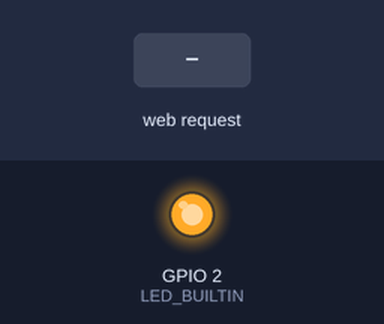
This sketch was run on a simulated ESP8266 (Wemos D1 mini). Shown: output pins drawn as LEDs (lit = HIGH, except the on-board LED, lit = LOW). The inputs (shaded band) are chosen by the test bench. WiFi joins after 1.5 s; servers stay silent unless stated; what the sketch prints to the serial monitor is not drawn.

Above: at 2.7 s.
2.8 s: HTTP request GET /gpio/0 received
At 3.8 s:
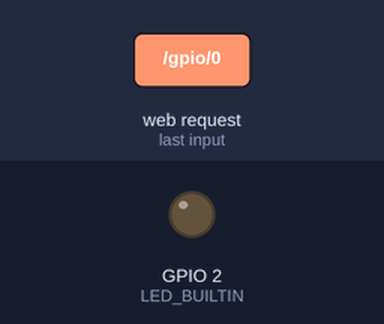
4.3 s: HTTP request GET /gpio/1 received
At 4.9 s:
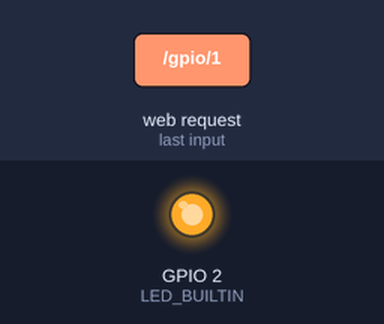
Timing chart, 0 to 7.3 s (numbered marks = the images above; inputs shaded):
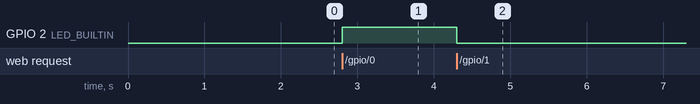

The sketch:

WiFiWebServer.ino
```cpp
#include <Wire.h>
#include <Adafruit_BMP085.h>
#include <ESP8266WiFi.h>

/*
 * JAWS - Just another weather station v0.1
 * BMP180 + WeMos D1
 * http://avrland.it
 */

/*
 *  This sketch demonstrates how to set up a simple HTTP-like server.
 *  The server will set a GPIO pin depending on the request
 *    http://server_ip/gpio/0 will set the GPIO2 low,
 *    http://server_ip/gpio/1 will set the GPIO2 high
 *  server_ip is the IP address of the ESP8266 module, will be
 *  printed to Serial when the module is connected.
 *
 *  IPs
 *  Gateway for my Android tethering: 192.168.43.1
 *  Mask 255.255.255.0
 */


Adafruit_BMP085 bmp;
const char* ssid = "LG_L90";
const char* password = "bobek123";

// Create an instance of the server
// specify the port to listen on as an argument
WiFiServer server(80);

IPAddress ip(192, 168, 43, 20);
IPAddress gateway(192, 168, 43, 1);
IPAddress mask(255, 255, 255, 0);

void wifi_polaczenie(void) {
  delay(10);
  WiFi.config(ip, gateway, mask);
  // prepare GPIO2
  pinMode(LED_BUILTIN, OUTPUT);
  digitalWrite(LED_BUILTIN, 0);

  // Connect to WiFi network
  Serial.println();
  Serial.println();
  Serial.print("Connecting to ");
  Serial.println(ssid);

  WiFi.begin(ssid, password);

  while (WiFi.status() != WL_CONNECTED) {
    delay(500);
    Serial.print(".");
  }
  Serial.println("");
  Serial.println("WiFi connected");

  // Start the server
  server.begin();
  Serial.println("Server started");

  // Print the IP address
  Serial.println(WiFi.localIP());
}

void setup() {
  Serial.begin(9600);
    if (!bmp.begin()) {
      Serial.println("Could not find a valid BMP085 sensor, check wiring!");
      while (1) {}
  }
  wifi_polaczenie();
}

void loop() {
  // Check if a client has connected
  WiFiClient client = server.available();
  if (client) {
    // Wait until the client sends some data
    Serial.println("new client");
    while(!client.available()){
      delay(1);
    }

    // Read the first line of the request
    String req = client.readStringUntil('\r');
    Serial.println(req);
    client.flush();

    // Match the request
    int val;
    if (req.indexOf("/gpio/1") != -1){
      val = 0;
      digitalWrite(LED_BUILTIN, 0);
      String s = "HTTP/1.1 200 OK\r\nContent-Type: text/html\r\n\r\n";
      client.print(s);
      return;
    }
    if (req.indexOf("/gpio/0") != -1){
      digitalWrite(LED_BUILTIN, 1);
      String s = "HTTP/1.1 200 OK\r\nContent-Type: text/html\r\n\r\n";
      client.print(s);
      return;
    }
    if (req.indexOf("/temp/") != -1) {
      client.flush();
     String s = "HTTP/1.1 200 OK\r\nContent-Type: text/html\r\n\r\n";
      s += bmp.readTemperature();
      // Send the response to the client
      client.print(s);
      return;
    }
    if (req.indexOf("/press/") != -1) {
      client.flush();
      String s = "HTTP/1.1 200 OK\r\nContent-Type: text/html\r\n\r\n";
      s += (1800+ bmp.readPressure())/100;
      // Send the response to the client
      client.print(s);
      return;
    }
  }
}
```

Measured:
- after the input at 2.8 s, GPIO 2 (LED_BUILTIN): LOW → HIGH at once
- after the input at 4.3 s, GPIO 2 (LED_BUILTIN): HIGH → LOW at once
